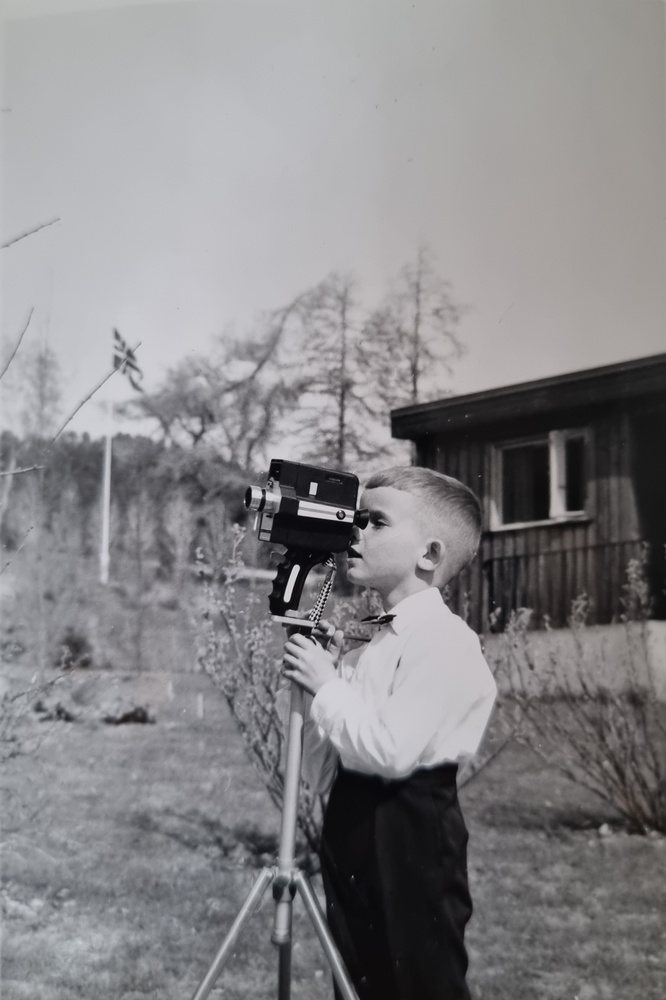
#> input picture Case2/test.jpg, 666 x 1000 px, shrunk from 2200 x 3301 before the run, found by its file name
$ python seomfunker.py   (older library calls are emulated)
#> lines starting #> are read from the running program, lines starting #| are printed output that depends on the picture
import numpy as np
import cv2
from matplotlib import pyplot as plt

# read the input image
# you can specify the path to image
image_path = r"test.jpg"
image = cv2.imread(image_path, 0)
#> image: shape (1000, 666); min 2, max 220, mean 134.5

# calculating the discrete Fourier transform
DFT = cv2.dft(np.float32(image), flags=cv2.DFT_COMPLEX_OUTPUT)

# reposition the zero-frequency component to the spectrum's middle
shift = np.fft.fftshift(DFT)
row, col = image.shape
#> row = 1000; col = 666
center_row, center_col = row // 2, col // 2
#> center_row = 500; center_col = 333

# create a mask with a centered square of 1s
mask = np.zeros((row, col, 2), np.uint8)
mask[center_row - 100:center_row + 50, center_col - 60:center_col + 60] = 1

# put the mask and inverse DFT in place.
fft_shift = shift * mask
fft_ifft_shift = np.fft.ifftshift(fft_shift)
imageThen = cv2.idft(fft_ifft_shift)

# calculate the magnitude of the inverse DFT
imageThen = cv2.magnitude(imageThen[:,:,0], imageThen[:,:,1])
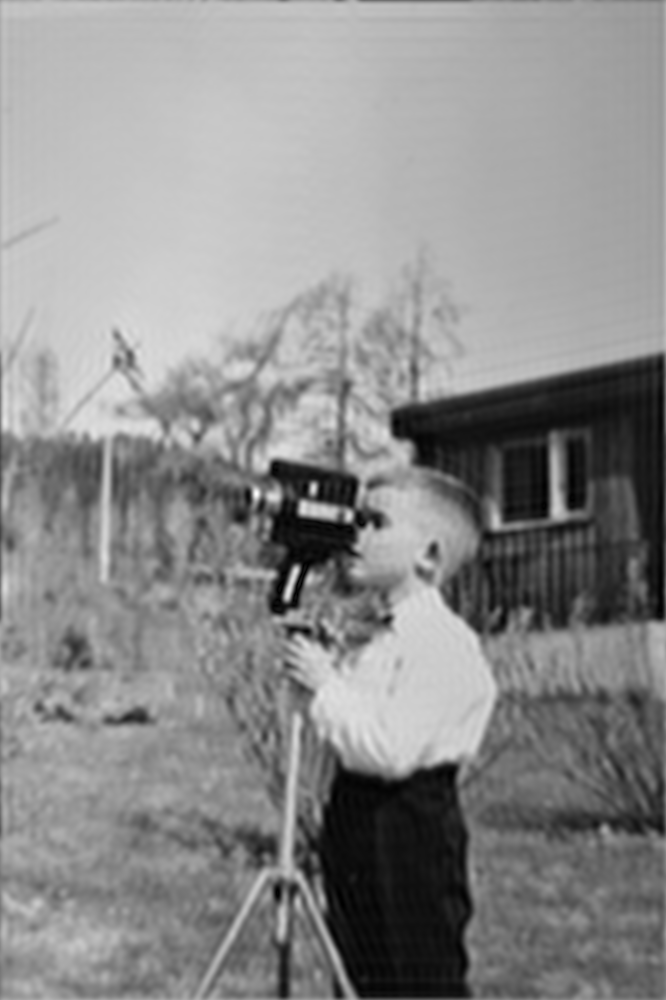
#> imageThen: shape (1000, 666) float32; min 268655.8, max 162806432, mean 89666288; drawn with min black and max white


#gray = cv2.cvtColor(image, cv2.COLOR_BGR2GRAY)

# Compute the discrete Fourier Transform of the image
#fourier = cv2.dft(np.float32(gray), flags=cv2.DFT_COMPLEX_OUTPUT)

# Shift the zero-frequency component to the center of the spectrum
#fourier_shift = np.fft.fftshift(fourier)

# calculate the magnitude of the Fourier Transform
magnitude = 20*np.log(cv2.magnitude(shift[:,:,0],shift[:,:,1]))
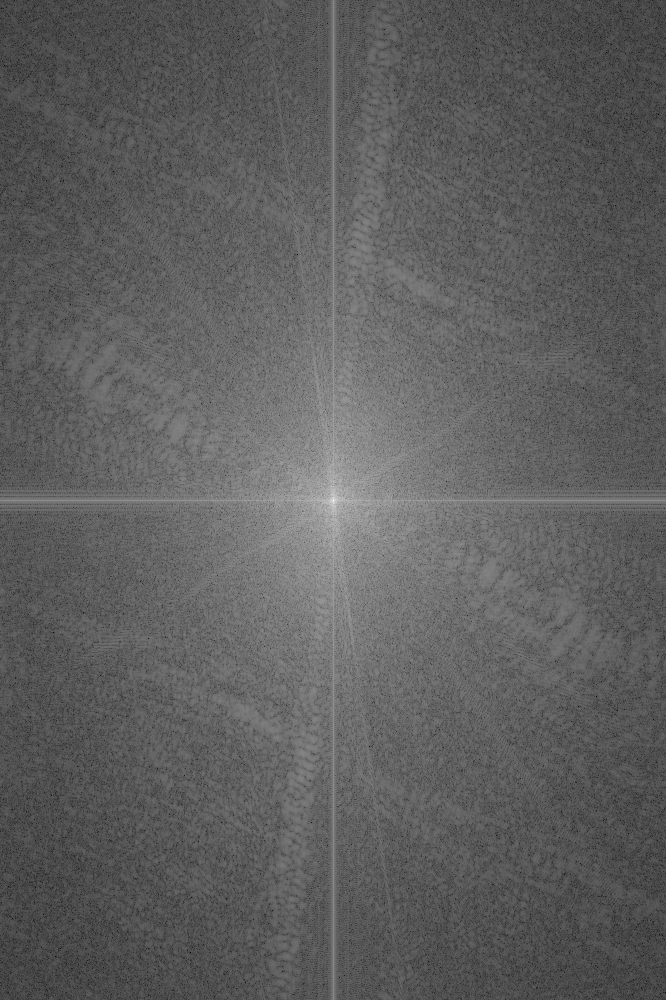
#> magnitude: shape (1000, 666) float32; min 20.11, max 366.2, mean 148.9; drawn with min black and max white

# Scale the magnitude for display
magnitude = cv2.normalize(magnitude, None, 0, 255, cv2.NORM_MINMAX, cv2.CV_8UC1)

# Display the magnitude of the Fourier Transform
cv2.imwrite('Fourier Transform.jpg', magnitude)


# visualize the original image and the magnitude spectrum
plt.figure(figsize=(10,10))
#plt.subplot(121), plt.imshow(image, cmap='gray')
#plt.title('Input Image'), plt.xticks([]), plt.yticks([])
plt.subplot(121), plt.imshow(magnitude, cmap='gray')
plt.title('Fourier transformert'), plt.xticks([]), plt.yticks([])
plt.subplot(122), plt.imshow(imageThen, cmap='gray')
plt.title('Magnitude Spectrum'), plt.xticks([]), plt.yticks([])
plt.savefig("hei.jpg")
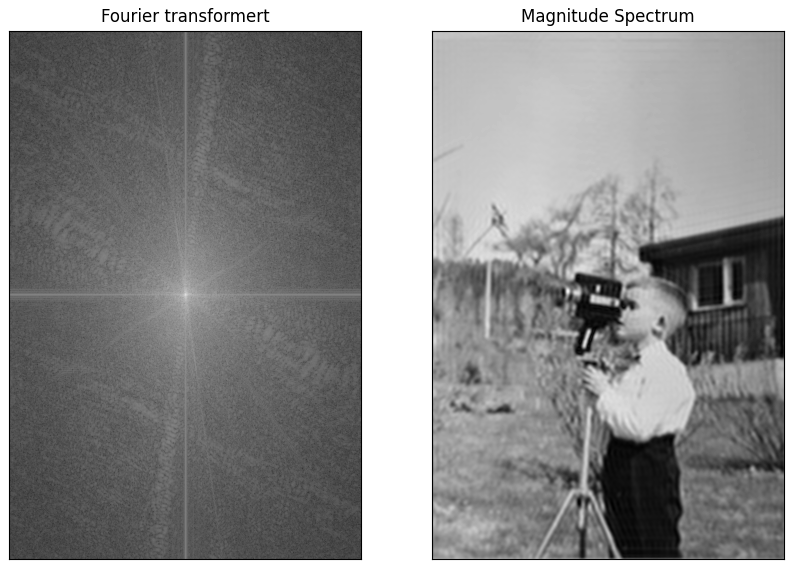
#> figure drawn by matplotlib, 2 panels

$ run again, with Case2/ChiragBilde.jpg copied over Case2/test.jpg
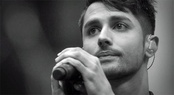
#> input picture Case2/ChiragBilde.jpg, 174 x 95 px, shrunk from 575 x 314 before the run, found by its file name
#> `magnitude = 20*np.log(cv2.magnitude(shift[:,:,0],shift[:,:,1]))`:
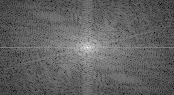
#> magnitude: shape (95, 174) float32; min 41.69, max 283.7, mean 134.3; drawn with min black and max white
#> `plt.savefig("hei.jpg")`:
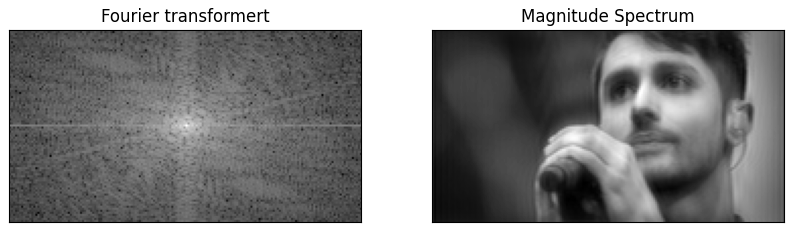
#> figure drawn by matplotlib, 2 panels

$ run again, with Case2/Dhoni-dive_165121_730x419-m.jpg copied over Case2/test.jpg
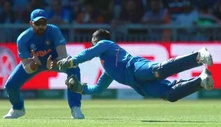
#> input picture Case2/Dhoni-dive_165121_730x419-m.jpg, 221 x 127 px, shrunk from 730 x 419 before the run, found by its file name
#> `magnitude = 20*np.log(cv2.magnitude(shift[:,:,0],shift[:,:,1]))`:
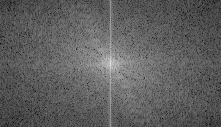
#> magnitude: shape (127, 221) float32; min 54.4, max 297.1, mean 145.1; drawn with min black and max white
#> `plt.savefig("hei.jpg")`:
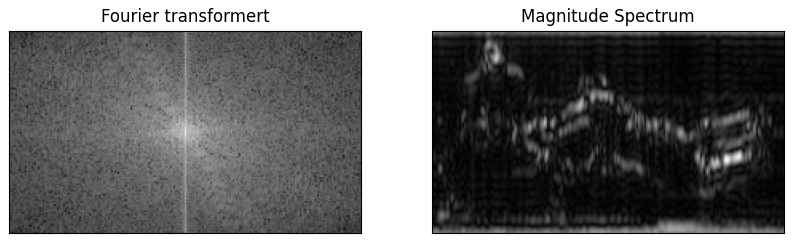
#> figure drawn by matplotlib, 2 panels
